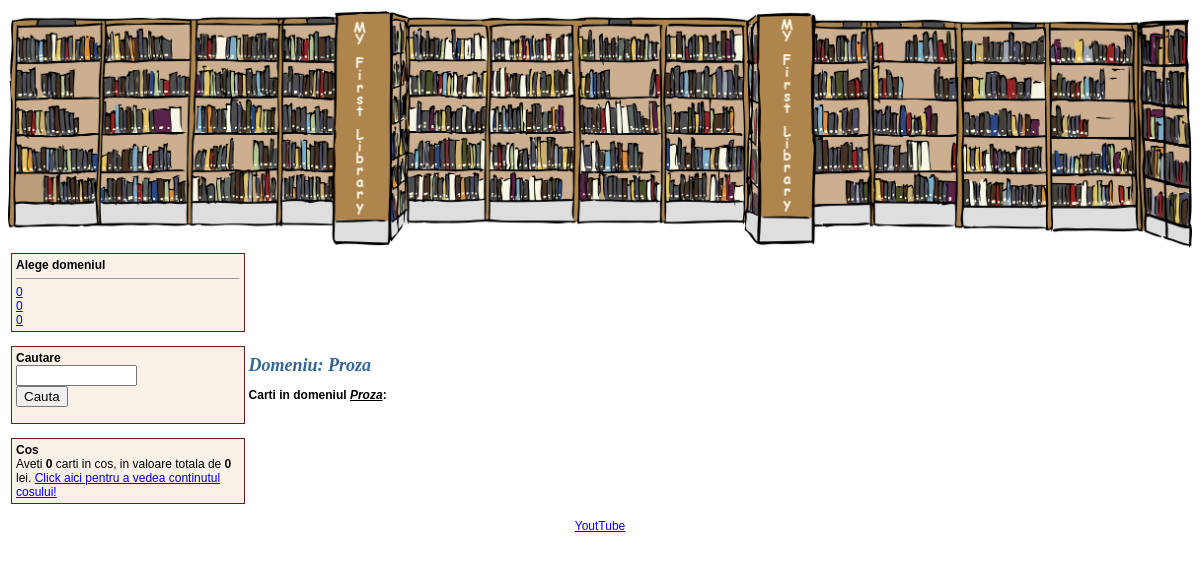
The app's page /domain.php?nume_domeniu=Proza, older data.
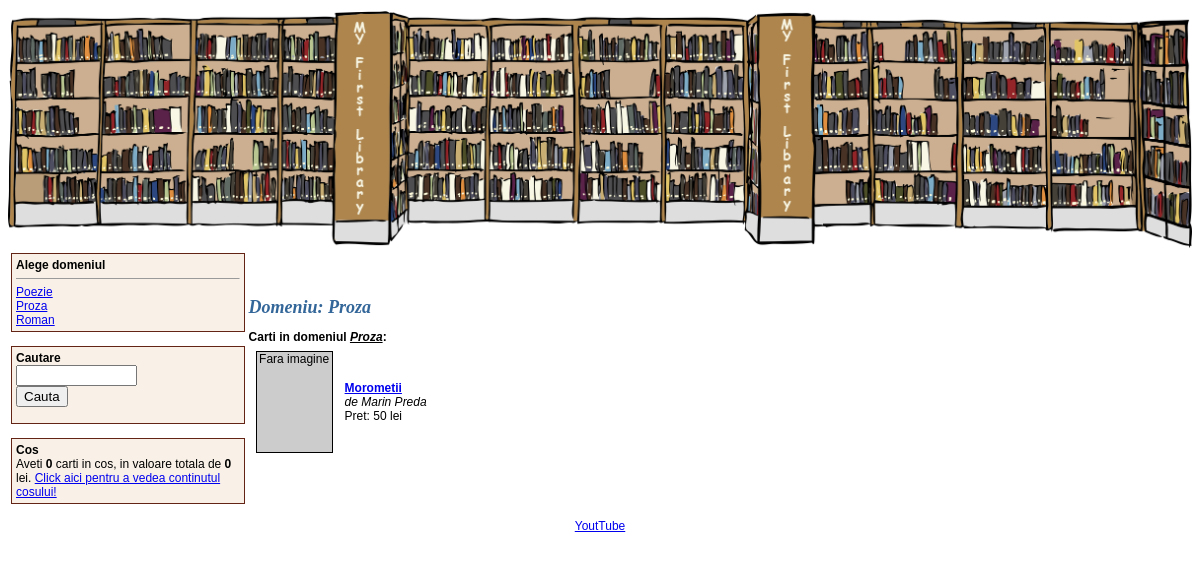
The same page, newer data.
### tables this page shows
CREATE TABLE carti (
  `id_carte`   INT    NOT NULL AUTO_INCREMENT PRIMARY KEY UNIQUE,
  `id_autor`   INT    NOT NULL,
  `id_domeniu` INT    NOT NULL,
  `titlu`      TEXT   NOT NULL,
  `descriere`  TEXT   NOT NULL,
  `data`       DATE   NOT NULL,
  `pret`       DOUBLE NOT NULL
);

CREATE TABLE autori (
  `id_autor`   INT  NOT NULL AUTO_INCREMENT PRIMARY KEY UNIQUE,
  `nume_autor` TEXT NOT NULL
);

### domain.php (the view, shortened to what this page needs)
<?php
    include("connect_db.php");
    include("page_top.php");
    include("menu.php");
    $numeDomeniu = $_GET['nume_domeniu'];
?>
    <td align="top">
        <h1>Domeniu: <?php print $numeDomeniu ?></h1>
        <b>Carti in domeniul
            <u><i><?php print $numeDomeniu ?></i></u>:
        </b>
        <table cellpadding="5">
            <?php
                $sql     = "SELECT * FROM carti, autori, domenii WHERE carti.id_domeniu=domenii.id_domeniu AND carti.id_autor=autori.id_autor AND domenii.nume_domeniu='" . $numeDomeniu . "'";
                $resursa = mysqli_query($db, $sql);
                while ($row = mysqli_fetch_array($resursa))
                {
                    ?>
                    <tr>
                        <td align="center">
                            <?php
                                $adresaImagine = "coperta" . $row['id_carte'] . ".jpg";
                                if (file_exists($adresaImagine))
                                {
                                    print '<img src="' . $adresaImagine . '" width="75" height="100"><br>';
                                }
                                else
                                {
                                    print '<div style="width: 75px; height: 100px; border: 1px black solid; background-color: #cccccc">Fara imagine</div>';
                                }
                            ?>
                        </td>
                        <td>
                            <b>
                                <a href="carte.php?id_carte=<?php print $row['id_carte'] ?>"><?php print $row['titlu'] ?></a>
                            </b>
                            <br><i>de <?php print $row['nume_autor'] ?></i>
                            <br>Pret: <?php print $row['pret'] ?> lei
                        </td>
                    </tr>
                    <?php
                }
            ?>
        </table>
    </td>
<?php
    include("page_bottom.php");
?>

### menu.php (shortened to what this page needs)
<td valign="top" width="20%">
    <div style="width: 96%; background-color:#F9F1E7; padding:4px; border: solid #632415 1px">
        <b>Alege domeniul</b>
        <HR size="1">
        <?php
            $sql     = "SELECT nume_domeniu FROM domenii ORDER BY nume_domeniu ASC";
            $resursa = mysqli_query($db, $sql);
            while ($row = mysqli_fetch_array($resursa))
            {
                print '<a href="domain.php?nume_domeniu=' . $row['nume_domeniu'] . '">' . $row['nume_domeniu'] . '</a><br>';
            }
        ?>
    </div>
    <br>
    <div style="width:96%; background-color:#F9F1E7; padding:4px; border:solid #632415 1px">
        <form action="search.php" method="GET">
            <b>Cautare</b><br>
            <input type="text" name="cuvant" size="12" width="100%"><br>
            <input type="submit" value="Cauta" width="100%">
        </form>
    </div>
    <br>
    <div style="width: 96%; background-color: #F9F1E7; padding: 4px; border: solid #632415 1px">
        <b>Cos</b><br>
        <?php
            $nrCarti      = 0;
            $totalValoare = 0;
        ?>
        Aveti <b><?= $nrCarti ?></b> carti in cos, in valoare totala de <b><?= $totalValoare ?></b> lei.
        <a href="shopping_cart.php">Click aici pentru a vedea continutul cosului!</a>
    </div>
</td>

Row changes from the older to the newer data that the page shows:
added carti: shows "Fara imagine", titlu "Morometii", id_autor.nume_autor "Marin Preda", pret "50"
Text that changed along with them:
new list line: "Poezie"
new list line: "Proza"
new list line: "Roman"
list line gone: "0"
